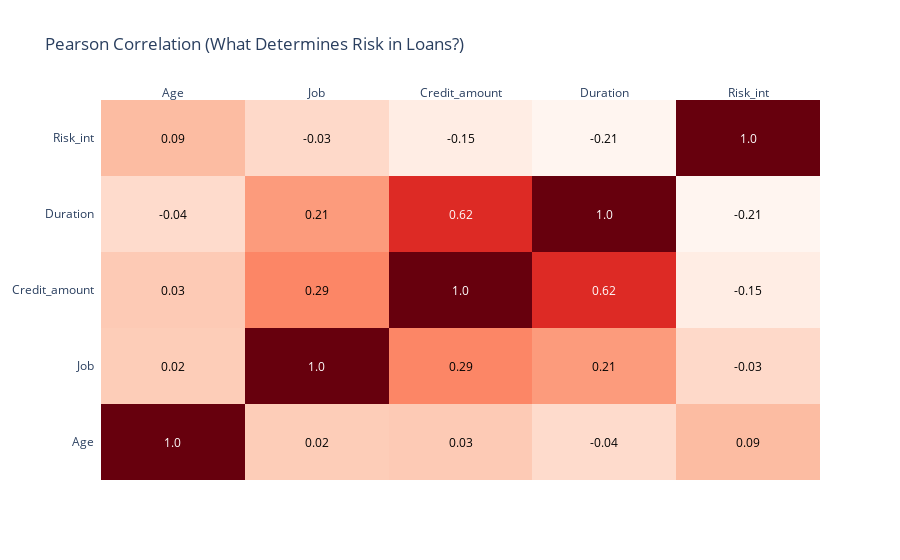

Here is the notebook cell this chart was saved with:
### Code cell
numeric_df = df.select_dtypes(include=[np.number])

# Calculate the correlation matrix
corr = numeric_df.corr()

# Convert the correlation matrix to a numpy array and round the values
arr_corr = corr.values
arr_corr = np.around(arr_corr, decimals=2)

# Get the column names for the heatmap
columns = corr.columns.values.tolist()

# Create the annotated heatmap
fig = ff.create_annotated_heatmap(arr_corr, x=columns, y=columns, colorscale='Reds')

# Set the title of the heatmap
fig.layout.title = 'Pearson Correlation (What Determines Risk in Loans?)'

# Plot the heatmap
iplot(fig, filename='annotated_heatmap')

### Figure 1 — Plotly figure (JSON) as saved in the notebook; plotly's stock layout.template omitted (floating-point values rounded to 4 significant figures)
{"data": [{"colorscale": [[0, "rgb(255,245,240)"], [0.125, "rgb(254,224,210)"], [0.25, "rgb(252,187,161)"], [0.375, "rgb(252,146,114)"], [0.5, "rgb(251,106,74)"], [0.625, "rgb(239,59,44)"], [0.75, "rgb(203,24,29)"], [0.875, "rgb(165,15,21)"], [1, "rgb(103,0,13)"]], "reversescale": false, "showscale": false, "type": "heatmap", "x": ["Age", "Job", "Credit_amount", "Duration", "Risk_int"], "y": ["Age", "Job", "Credit_amount", "Duration", "Risk_int"], "z": [[1, 0.02, 0.03, -0.04, 0.09], [0.02, 1, 0.29, 0.21, -0.03], [0.03, 0.29, 1, 0.62, -0.15], [-0.04, 0.21, 0.62, 1, -0.21], [0.09, -0.03, -0.15, -0.21, 1]]}], "layout": {"annotations": [{"font": {"color": "#FFFFFF"}, "showarrow": false, "text": "1.0", "x": "Age", "xref": "x", "y": "Age", "yref": "y"}, {"font": {"color": "#000000"}, "showarrow": false, "text": "0.02", "x": "Job", "xref": "x", "y": "Age", "yref": "y"}, {"font": {"color": "#000000"}, "showarrow": false, "text": "0.03", "x": "Credit_amount", "xref": "x", "y": "Age", "yref": "y"}, {"font": {"color": "#000000"}, "showarrow": false, "text": "-0.04", "x": "Duration", "xref": "x", "y": "Age", "yref": "y"}, {"font": {"color": "#000000"}, "showarrow": false, "text": "0.09", "x": "Risk_int", "xref": "x", "y": "Age", "yref": "y"}, {"font": {"color": "#000000"}, "showarrow": false, "text": "0.02", "x": "Age", "xref": "x", "y": "Job", "yref": "y"}, {"font": {"color": "#FFFFFF"}, "showarrow": false, "text": "1.0", "x": "Job", "xref": "x", "y": "Job", "yref": "y"}, {"font": {"color": "#000000"}, "showarrow": false, "text": "0.29", "x": "Credit_amount", "xref": "x", "y": "Job", "yref": "y"}, {"font": {"color": "#000000"}, "showarrow": false, "text": "0.21", "x": "Duration", "xref": "x", "y": "Job", "yref": "y"}, {"font": {"color": "#000000"}, "showarrow": false, "text": "-0.03", "x": "Risk_int", "xref": "x", "y": "Job", "yref": "y"}, {"font": {"color": "#000000"}, "showarrow": false, "text": "0.03", "x": "Age", "xref": "x", "y": "Credit_amount", "yref": "y"}, {"font": {"color": "#000000"}, "showarrow": false, "text": "0.29", "x": "Job", "xref": "x", "y": "Credit_amount", "yref": "y"}, {"font": {"color": "#FFFFFF"}, "showarrow": false, "text": "1.0", "x": "Credit_amount", "xref": "x", "y": "Credit_amount", "yref": "y"}, {"font": {"color": "#FFFFFF"}, "showarrow": false, "text": "0.62", "x": "Duration", "xref": "x", "y": "Credit_amount", "yref": "y"}, {"font": {"color": "#000000"}, "showarrow": false, "text": "-0.15", "x": "Risk_int", "xref": "x", "y": "Credit_amount", "yref": "y"}, {"font": {"color": "#000000"}, "showarrow": false, "text": "-0.04", "x": "Age", "xref": "x", "y": "Duration", "yref": "y"}, {"font": {"color": "#000000"}, "showarrow": false, "text": "0.21", "x": "Job", "xref": "x", "y": "Duration", "yref": "y"}, {"font": {"color": "#FFFFFF"}, "showarrow": false, "text": "0.62", "x": "Credit_amount", "xref": "x", "y": "Duration", "yref": "y"}, {"font": {"color": "#FFFFFF"}, "showarrow": false, "text": "1.0", "x": "Duration", "xref": "x", "y": "Duration", "yref": "y"}, {"font": {"color": "#000000"}, "showarrow": false, "text": "-0.21", "x": "Risk_int", "xref": "x", "y": "Duration", "yref": "y"}, {"font": {"color": "#000000"}, "showarrow": false, "text": "0.09", "x": "Age", "xref": "x", "y": "Risk_int", "yref": "y"}, {"font": {"color": "#000000"}, "showarrow": false, "text": "-0.03", "x": "Job", "xref": "x", "y": "Risk_int", "yref": "y"}, {"font": {"color": "#000000"}, "showarrow": false, "text": "-0.15", "x": "Credit_amount", "xref": "x", "y": "Risk_int", "yref": "y"}, {"font": {"color": "#000000"}, "showarrow": false, "text": "-0.21", "x": "Duration", "xref": "x", "y": "Risk_int", "yref": "y"}, {"font": {"color": "#FFFFFF"}, "showarrow": false, "text": "1.0", "x": "Risk_int", "xref": "x", "y": "Risk_int", "yref": "y"}], "title": {"text": "Pearson Correlation (What Determines Risk in Loans?)"}, "xaxis": {"dtick": 1, "gridcolor": "rgb(0, 0, 0)", "side": "top", "ticks": ""}, "yaxis": {"dtick": 1, "ticks": "", "ticksuffix": "  "}}}
